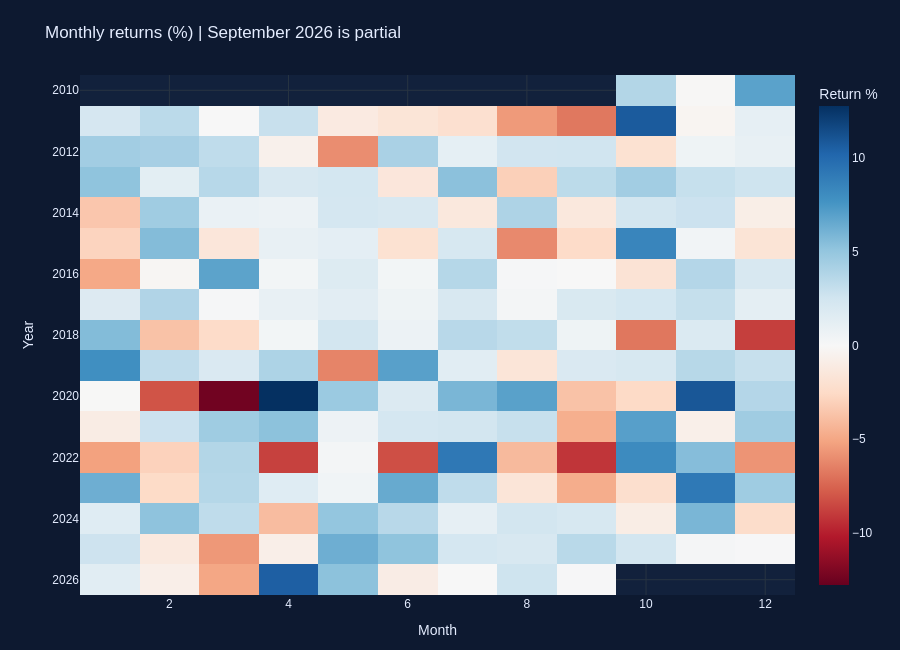

This figure's notebook cell:
### Markdown cell above
<div style="background:#12213c;border-left:6px solid #36dec2;padding:18px;border-radius:10px;color:#eef5ff"><b style="color:#36dec2">05</b><h2 style="margin:8px 0;color:#eef5ff">Calendar patterns without overclaiming</h2></div>

Monthly returns use the final available close each month and the preceding month-end close. The first incomplete month is excluded; the latest month is explicitly partial. Annual 2010 data are partial and 2026 is year-to-date. Weekday differences are descriptive and are not proof of a repeatable trading edge; many comparisons invite false discoveries.

### Code cell
month_close=e.set_index('date').close.resample('ME').last()
monthly=month_close.pct_change(fill_method=None).dropna().rename('return').to_frame()
monthly['year']=monthly.index.year;monthly['month']=monthly.index.month
heat=monthly.pivot(index='year',columns='month',values='return').reindex(columns=range(1,13))*100
fig=px.imshow(heat,aspect='auto',color_continuous_scale='RdBu',color_continuous_midpoint=0,
              title='Monthly returns (%) | September 2026 is partial',labels={'x':'Month','y':'Year','color':'Return %'})
fig.update_layout(height=650)
show_plot(fig,'05_monthly_heatmap')
f,ax=plt.subplots(figsize=(12,8));sns.heatmap(heat,mask=heat.isna(),annot=True,fmt='.1f',cmap='RdBu',center=0,ax=ax,cbar_kws={'label':'Return (%)'})
ax.set_title('Monthly returns (%) | Latest month partial; first month excluded')
static_done(f,'05_monthly_heatmap')
annual=e.groupby(e.date.dt.year)['return'].apply(lambda x:(1+x.dropna()).prod()-1).to_frame('series_return')
annual['period_status']=['Partial (inception)' if y==e.date.dt.year.min() else 'YTD' if y==2026 else 'Full year' for y in annual.index]
display(annual)
week=e.dropna(subset=['return']).copy();week['weekday']=week.date.dt.day_name()
weekday=week.groupby('weekday')['return'].agg(['count','mean','std']).reindex(['Monday','Tuesday','Wednesday','Thursday','Friday'])
weekday['mean_pct']=weekday['mean']*100
display(weekday[['count','mean_pct']])
f,ax=plt.subplots(1,2,figsize=(12,4))
ax[0].bar(annual.index,annual.series_return*100,color=[COLORS[0] if x>=0 else COLORS[4] for x in annual.series_return]);ax[0].set(title='Annual return | 2010 partial, 2026 YTD',ylabel='Return (%)')
ax[1].bar(weekday.index.str[:3],weekday.mean_pct,color=COLORS[2]);ax[1].set(title='Weekday means | Descriptive only',ylabel='Mean daily return (%)')
static_done(f,'06_calendar_patterns')

### Figure 1 — Plotly figure (JSON) as saved in the notebook; plotly's stock layout.template omitted (floating-point values rounded to 4 significant figures; data arrays with more than 128 entries replaced by an {"elided": "..."} marker saying what was removed)
{"data": [{"coloraxis": "coloraxis", "hovertemplate": "Month: %{x}<br>Year: %{y}<br>Return %: %{z}<extra></extra>", "name": "0", "type": "heatmap", "x": [1, 2, 3, 4, 5, 6, 7, 8, 9, 10, 11, 12], "xaxis": "x", "y": [2010, 2011, 2012, 2013, 2014, 2015, 2016, 2017, 2018, 2019, 2020, 2021, 2022, 2023, 2024, 2025, 2026], "yaxis": "y", "z": {"elided": "17x12 float values"}}], "layout": {"coloraxis": {"autocolorscale": false, "cmid": 0, "colorbar": {"title": {"text": "Return %"}}, "colorscale": [[0.0, "rgb(103,0,31)"], [0.1, "rgb(178,24,43)"], [0.2, "rgb(214,96,77)"], [0.3, "rgb(244,165,130)"], [0.4, "rgb(253,219,199)"], [0.5, "rgb(247,247,247)"], [0.6, "rgb(209,229,240)"], [0.7, "rgb(146,197,222)"], [0.8, "rgb(67,147,195)"], [0.9, "rgb(33,102,172)"], [1.0, "rgb(5,48,97)"]]}, "font": {"color": "#e5edff", "family": "Arial"}, "height": 650, "margin": {"b": 55, "t": 75}, "paper_bgcolor": "#0d1930", "plot_bgcolor": "#12213c", "title": {"text": "Monthly returns (%) | September 2026 is partial"}, "xaxis": {"anchor": "y", "domain": [0.0, 1.0], "title": {"text": "Month"}}, "yaxis": {"anchor": "x", "autorange": "reversed", "domain": [0.0, 1.0], "title": {"text": "Year"}}}}
